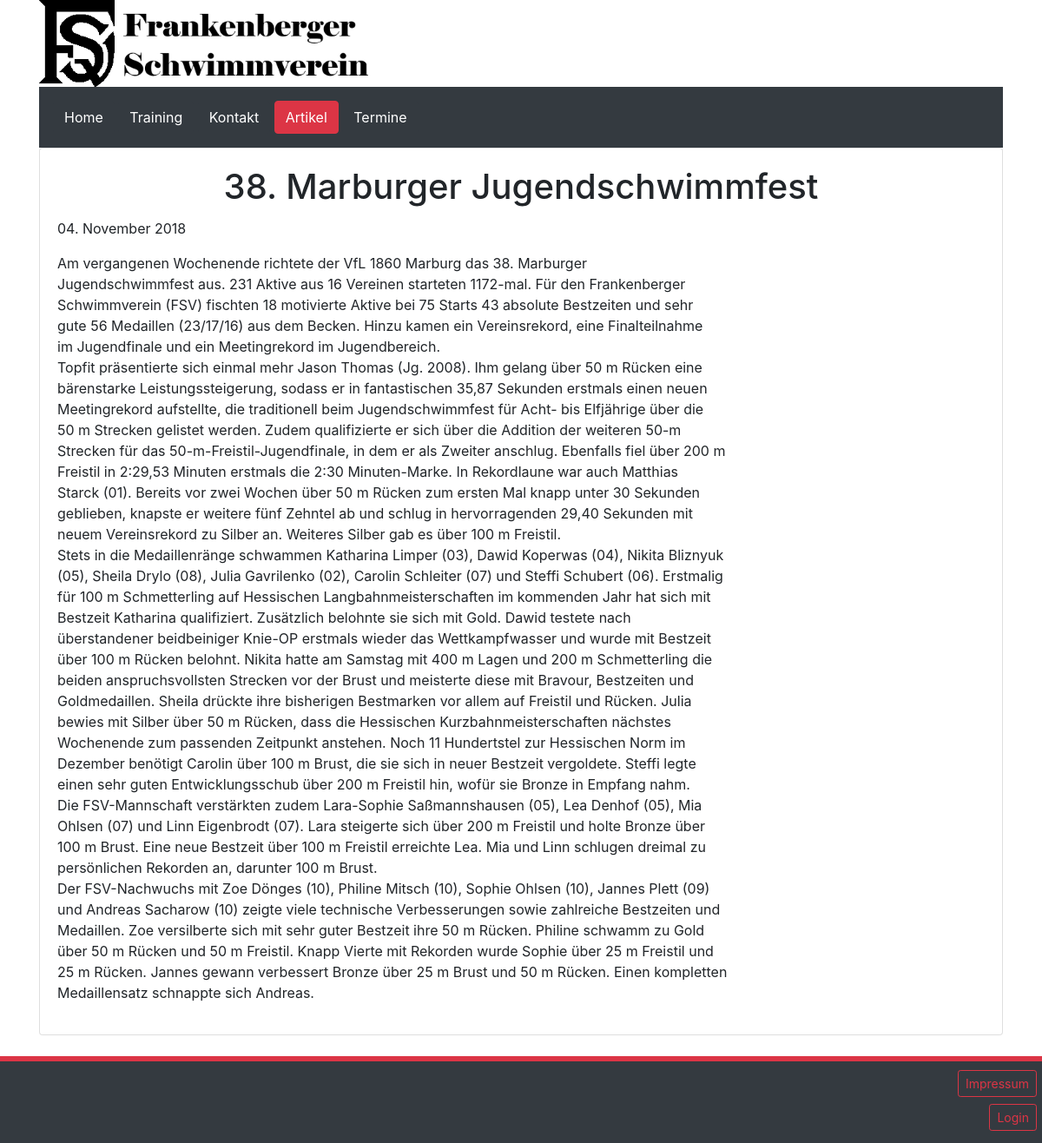
Screenshot of /news/artikel/20 with the database file from the repository.
### news/models.py (models this page shows, shortened)
class NewsPost(models.Model):
    user = models.ForeignKey(User, on_delete=models.CASCADE)
    header = models.CharField(max_length=250)
    content = models.TextField()
    created_at = models.DateTimeField(default=timezone.now)

### news/views.py (the view)
# urls.py: path('artikel/<int:post_id>', views.artikel_view, name='artikel'),
def artikel_view(request, post_id):
    post = get_object_or_404(NewsPost, id=post_id)
    return render(request, 'news/artikel.html', {'post': post})

### news/templates/news/artikel.html (shortened to what this page needs)
{% extends 'news/base.html' %}
{% block style %}<link rel="stylesheet" href='/static/css/artikel.css' type="text/css">{% endblock %}
{% block mainForm %}
<div class="row">
    <div class="col-12">
        <div class="card">
            <div class="card-body">
                <h1 class="card-title">{{ post.header }}</h1>
                <p class="card-text">{{ post.created_at | date:"d. F Y" }}</p>
                <p class="card-text">{{ post.content | linebreaks }}</p>
            </div>
        </div>
    </div>
</div>
{% endblock %}

### static/css/base.css (style rules this page uses)
h1 { text-align: center; }

### rows the page displays
NewsPost: header "38. Marburger Jugendschwimmfest", created_at "04. November 2018", content "Am vergangenen Wochenende richtete der VfL 1860 Marburg das 38. Marburger Jugendschwimmfest aus. 231 Aktive aus 16 Vereinen starteten 1172-mal. Für den Frankenberger Schwimmverein (FSV) fischten 18 motivierte Aktive bei 75 Starts 43 absolute Bestzeiten und sehr gute 56 Medaillen (23/17/16) aus dem Becken. Hinzu kamen ein Vereinsrekord, eine Finalteilnahme im Jugendfinale und ein Meetingrekord im Jugendbereich. Topfit präsentierte sich einmal mehr Jason Thomas (Jg. 2008). Ihm gelang über 50 m Rücken eine bärenstarke Leistungssteigerung, sodass er in fantastischen 35,87 Sekunden erstmals einen neuen Meetingrekord aufstellte, die traditionell beim Jugendschwimmfest für Acht- bis Elfjährige…"
